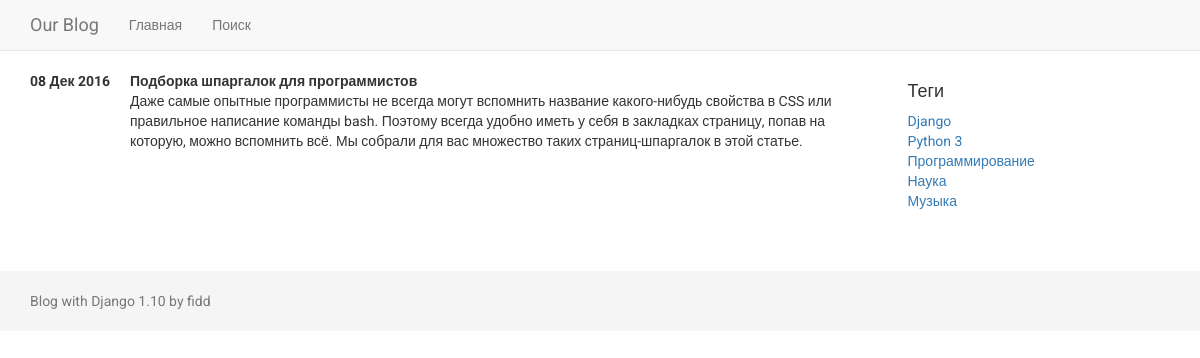
The app's page /post/1/ with its own data.
### blog/models.py (models this page shows, shortened)
class Post(models.Model):
    class Meta:
        verbose_name = u'Пост'
        verbose_name_plural = u'Посты'
    title_page = models.CharField(
        verbose_name=u"Заголовок страницы (Title)",
        max_length=200,
        blank=True,
    )
    title_post = models.CharField(
        verbose_name=u"Заголовок статьи (h1)",
        max_length=200,
        unique=True,
    )
    draft = models.BooleanField(verbose_name=u"Опубликовано", default=True)
    preview = RichTextUploadingField(verbose_name=u"Превью")
    text = RichTextUploadingField(verbose_name=u"Полная статья")
    posted = models.DateField(
        verbose_name=u"Дата публикации",
        auto_now=False,
        auto_now_add=False,
    )
    tags = models.ManyToManyField(Tag, verbose_name=u"Теги")
    user = models.ForeignKey(User, on_delete=models.CASCADE, verbose_name=u'Пользователь')
    description = models.CharField(verbose_name=u"Description", max_length=200, blank=True)
    keywords = models.CharField(verbose_name=u"Keywords", max_length=200, blank=True)
    objects = models.Manager()
    status = StatusManager()

class Tag(models.Model):
    class Meta:
        verbose_name = u'Тег'
        verbose_name_plural = u'Теги'
    title = models.CharField(verbose_name=u"Название тега", max_length=200, unique=True)
    slug = models.SlugField(verbose_name=u"URL", max_length=200, unique=True)
    user = models.ForeignKey(User, on_delete=models.CASCADE, verbose_name=u'Пользователь')
    description = models.CharField(verbose_name=u"Description", max_length=200, blank=True)
    keywords = models.CharField(verbose_name=u"Keywords", max_length=200, blank=True)
    def get_absolute_url(self):
        return reverse('tag-detail', args=(self.slug,))

### blog/views.py (the view)
# urls.py: url(r'^post/(?P<pk>[0-9]+)/$', views.post_detail, name='post-detail'),
def post_detail(request, pk):
    post = get_object_or_404(Post, pk=pk)
    if post.posted > timezone.now().date() or not post.draft:
        if not request.user.is_staff or not request.user.is_superuser:
            raise Http404
    return render(request, 'blog/post_detail.html', {'post': post})

### blog/templatetags/template_tags.py (called while the page is built)
@register.inclusion_tag('blog/templatetags/tags.html', takes_context=True)
def tag_list(context):
    return {'tags': Tag.objects.all()}

### templates/blog/post_detail.html (shortened to what this page needs)
{% extends 'blog/base.html' %}
{% block content %}
    <dl class="dl-horizontal">
        <dt>{{ post.posted|date:"d M Y" }}</dt>
        <dd><strong>{{ post.title_post }}</strong></dd>
        <dd>{{ post.text|safe }}</dd>
    </dl>
{% endblock %}

### templates/blog/templatetags/tags.html
{% if tags %}
    <h4>Теги</h4>
    <ul class="list-unstyled">
        {% for tag in tags %}
            <li><a href="{{ tag.get_absolute_url }}">{{ tag.title }}</a></li>
        {% endfor %}
    </ul>
{% endif %}

### static/css/style.css (style rules this page uses)
body { font-family: 'Roboto', sans-serif; }
@media (min-width: 768px) { .dl-horizontal dt { float: left; width: auto; overflow: hidden; clear: left; text-align: right; text-overflow: ellipsis; white-space: nowrap; } }
@media (min-width: 768px) { .dl-horizontal dd { margin-left: 100px; } }

### records on screen
Post: posted "08 Дек 2016", title_post "Подборка шпаргалок для программистов", text "Даже самые опытные программисты не всегда могут вспомнить название какого-нибудь свойства в CSS или правильное написание команды bash. Поэтому всегда удобно иметь у себя в закладках страницу, попав на которую, можно вспомнить всё. Мы собрали для вас множество таких страниц-шпаргалок в этой статье."
Tag: title "Django"
Tag: title "Python 3"
Tag: title "Программирование"
Tag: title "Наука"
Tag: title "Музыка"
